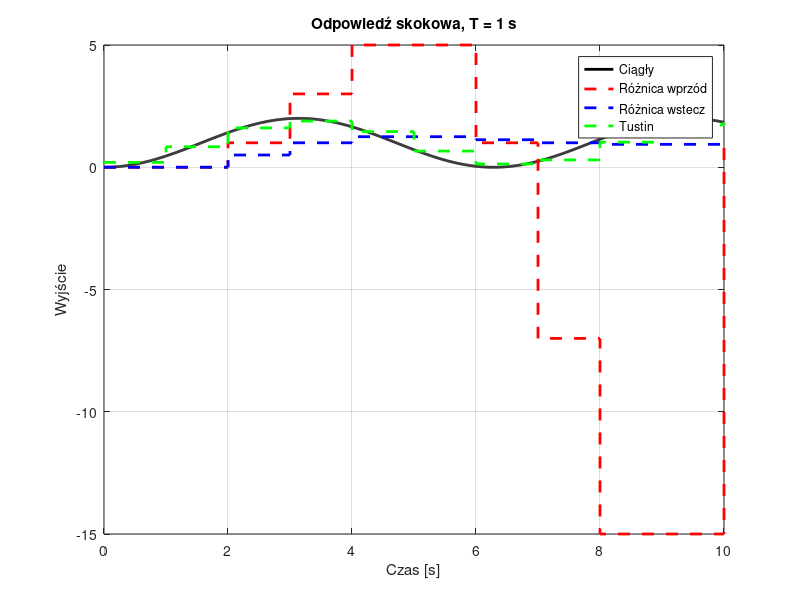
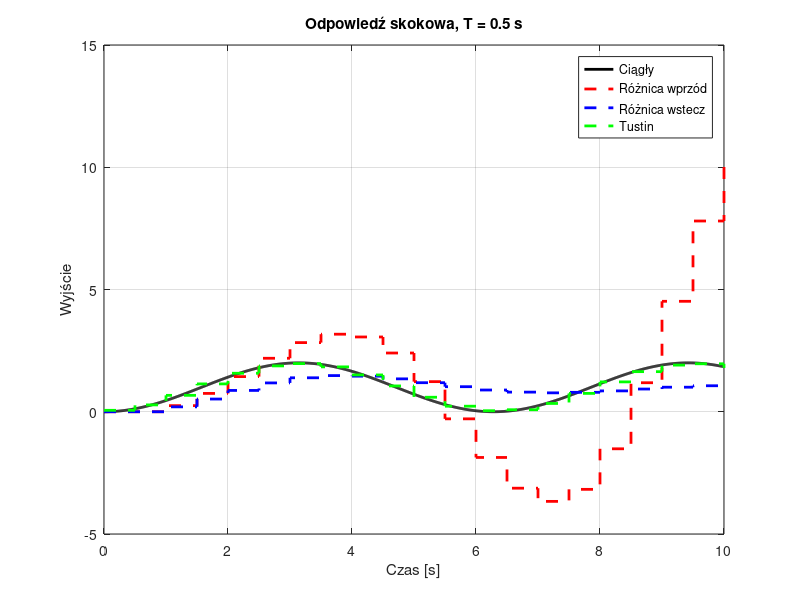
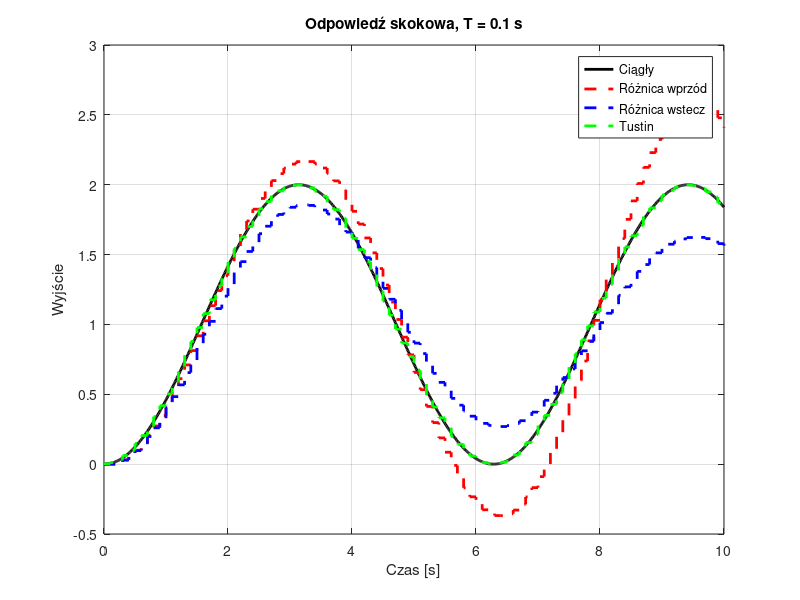

These figures' MATLAB source, in order:
% Prosta implementacja zadania 1: Dyskretyzacja układu 1/(s^2 + 1)
clear all; close all; clc;

% Parametry
Ts_values = [1, 0.5, 0.1]; % Okresy próbkowania
sys_continuous = tf(1, [1 0 1]); % G(s) = 1/(s^2 + 1)

% Pętla po okresach próbkowania
for i = 1:length(Ts_values)
    Ts = Ts_values(i);
    t_continuous = 0:0.01:10; % Czas ciągły
    t_discrete = 0:Ts:10;     % Czas dyskretny
    
    % Odpowiedź skokowa układu ciągłego
    y_continuous = step(sys_continuous, t_continuous);
    
    % Dyskretyzacja metodami aproksymacji pochodnej
    % Różnica wprzód: s = (z-1)/Ts -> G(z) = 1/((z-1)^2/Ts^2 + 1)
    den_forward = [1 -2 1]/Ts^2 + [0 0 1]; % (z-1)^2 = z^2 - 2z + 1
    sys_forward = tf([1], den_forward, Ts);
    
    % Różnica wstecz: s = (z-1)/(Ts*z) -> G(z) = 1/((z-1)^2/(Ts^2*z^2) + 1)
    den_backward = [1 -2 1]/Ts^2 + [1 0 0]; % Przesunięcie o z^2 i uproszczenie
    sys_backward = tf([1], den_backward, Ts);
    
    % Tustin: użyjemy c2d
    sys_tustin = c2d(sys_continuous, Ts, 'tustin');
    
    % Odpowiedzi skokowe układów dyskretnych
    y_forward = step(sys_forward, t_discrete);
    y_backward = step(sys_backward, t_discrete);
    y_tustin = step(sys_tustin, t_discrete);
    
    % Wykres
    figure;
    plot(t_continuous, y_continuous, 'k-', 'LineWidth', 2, 'DisplayName', 'Ciągły');
    hold on;
    stairs(t_discrete, y_forward, 'r--', 'LineWidth', 2, 'DisplayName', 'Różnica wprzód');
    stairs(t_discrete, y_backward, 'b--', 'LineWidth', 2, 'DisplayName', 'Różnica wstecz');
    stairs(t_discrete, y_tustin, 'g--', 'LineWidth', 2, 'DisplayName', 'Tustin');
    xlabel('Czas [s]');
    ylabel('Wyjście');
    title(['Odpowiedź skokowa, T = ', num2str(Ts), ' s']);
    legend;
    grid on;
    hold off;
end

disp('Wykresy dla zadania 1 wygenerowane.');